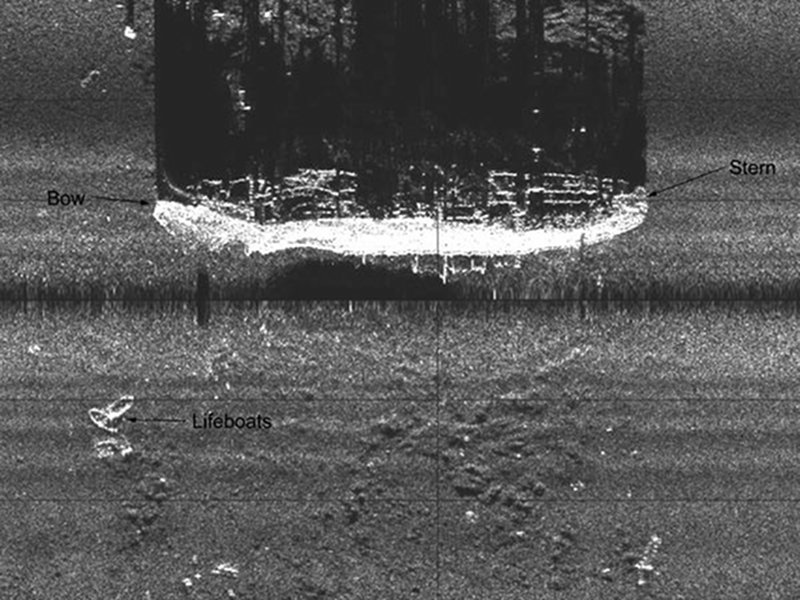
#> input picture backend/uploads/SONARIS-0967C888.jpeg, 800 x 600 px; its folder holds only this picture in this run
$ python -i demo_detector.py   (imports and definitions only)
#> lines starting #> are read from the running program, lines starting #| are printed output that depends on the picture; after the words box and inside, x2 and y2 are one past the last pixel; in counts of white or black regions, pixels touching at a corner belong together
"""
SONARIS Demo Detector (DEMO_INFERENCE)

This is NOT a trained AI model. It is a deterministic, rule-based computer
vision pipeline that finds high-contrast blobs against the seabed background
(a common heuristic in classic sonar image processing) and reports them as
"candidate anomalies". It exists so the full SONARIS pipeline can be
demonstrated end-to-end when no trained detection model is available.

Every detection produced here MUST be labelled analysis_mode="DEMO_INFERENCE"
by the caller. This module never claims to be a trained model.
"""
import cv2
import numpy as np

from config import CONFIDENCE_THRESHOLD

MIN_CONTOUR_AREA = 150  # px^2 - ignore speckle-sized noise
MAX_DETECTIONS = 8


def detect_candidates(normalized_image_path):
    """
    Deterministic anomaly-candidate detection on a preprocessed (normalized)
    grayscale sonar image.

    Approach (fully deterministic, no randomness):
      1. Adaptive threshold to isolate high/low intensity blobs vs. background.
      2. Morphological cleanup to remove speckle noise.
      3. Contour extraction -> bounding boxes.
      4. A confidence proxy is derived from contour properties (contrast,
         solidity, size) -- this is a heuristic score, NOT a trained model's
         learned confidence, and is clearly documented as such.
      5. Object class is assigned via simple deterministic shape/size rules
         when a rule confidently applies; otherwise "Unknown Anomaly".

    Returns: list of {"object_class", "confidence", "bbox": (x, y, w, h)}
    """
#> called with normalized_image_path = '../uploads/SONARIS-0967C888.jpeg'
    img = cv2.imread(normalized_image_path, cv2.IMREAD_GRAYSCALE)
#> img is the input picture: shape (600, 800); min 0, max 255, mean 85.9
    if img is None:
        return []

    h, w = img.shape[:2]
#> h = 600; w = 800

    # Adaptive threshold highlights local intensity anomalies against the
    # seabed texture better than a single global threshold.
    thresh = cv2.adaptiveThreshold(
        img, 255,
        cv2.ADAPTIVE_THRESH_GAUSSIAN_C, cv2.THRESH_BINARY_INV,
        blockSize=35, C=7,
    )
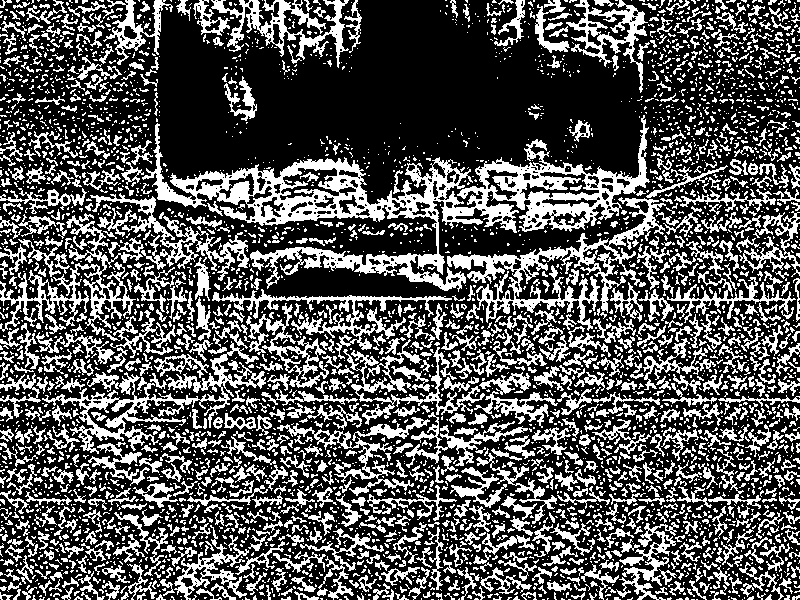
#> thresh: shape (600, 800); 33.4% white; 4267 white regions (3221 under 20 px), largest, box (x1, y1, x2, y2) and area: (142, 115, 650, 292) 18961, (447, 197, 666, 331) 5837, (42, 341, 266, 454) 4392

    kernel = cv2.getStructuringElement(cv2.MORPH_ELLIPSE, (5, 5))
    cleaned = cv2.morphologyEx(thresh, cv2.MORPH_OPEN, kernel, iterations=1)
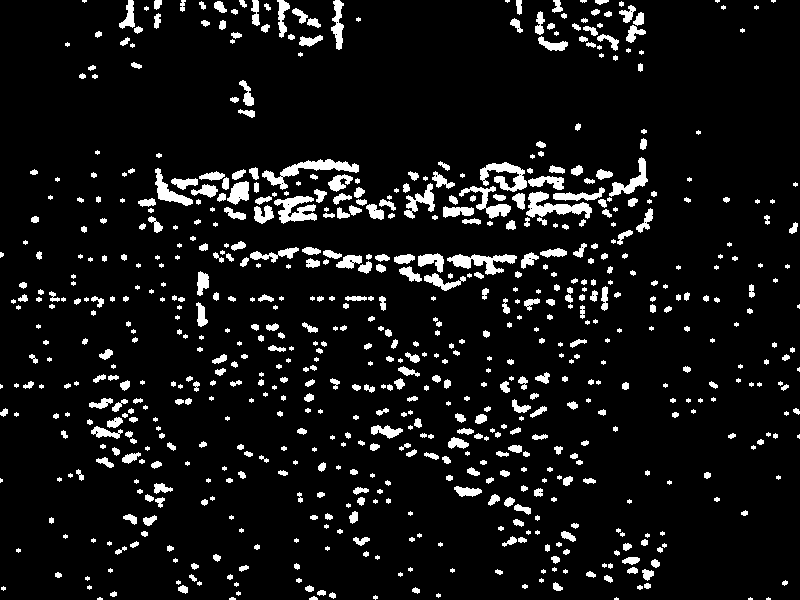
#> cleaned: shape (600, 800); 7.9% white; 721 white regions (236 under 20 px), largest, box (x1, y1, x2, y2) and area: (262, 159, 359, 190) 869, (526, 191, 592, 219) 800, (480, 162, 527, 192) 700
    cleaned = cv2.morphologyEx(cleaned, cv2.MORPH_CLOSE, kernel, iterations=2)
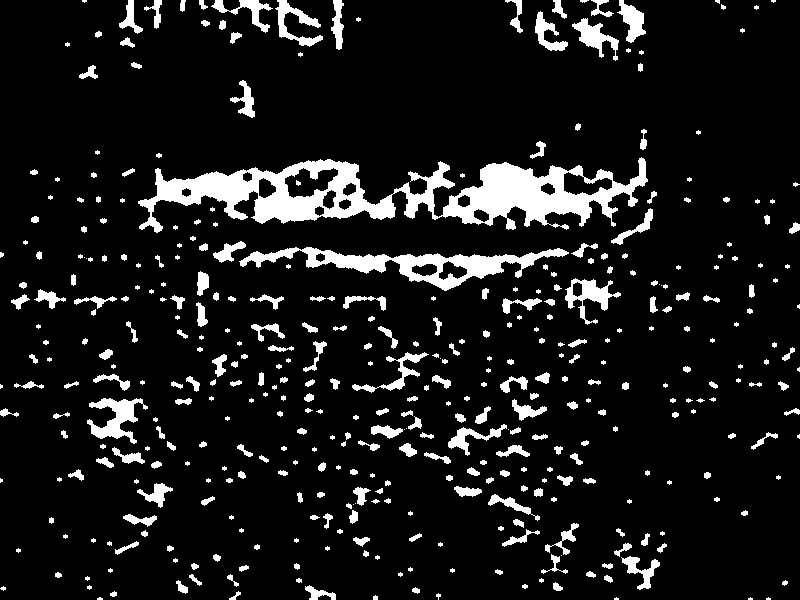
#> cleaned: shape (600, 800); 10.1% white; 421 white regions (141 under 20 px)

    contours, _ = cv2.findContours(cleaned, cv2.RETR_EXTERNAL, cv2.CHAIN_APPROX_SIMPLE)
#> contours = 420 contours, 212 with area under 20; largest, box (x1, y1, x2, y2) and area: (138, 157, 648, 233) 17442, (239, 247, 569, 291) 4522, (87, 398, 148, 444) 1056, (565, 278, 621, 325) 894, (275, 0, 323, 47) 671

    candidates = []
    for c in contours:
        area = cv2.contourArea(c)
        if area < MIN_CONTOUR_AREA:
            continue

        x, y, bw, bh = cv2.boundingRect(c)

        # Ignore boxes that essentially cover the whole frame (likely a global
        # lighting artifact, not a discrete object).
        if bw * bh > 0.6 * (w * h):
            continue

        # --- Heuristic confidence proxy -------------------------------
        # Combines contour solidity (how "blob-like" vs. noisy the shape is)
        # and local contrast between the object region and its surrounding
        # background. This is a transparent, deterministic formula -- not a
        # learned probability.
        hull = cv2.convexHull(c)
        hull_area = cv2.contourArea(hull) or 1.0
        solidity = float(area) / float(hull_area)

        pad = 6
        y0, y1 = max(0, y - pad), min(h, y + bh + pad)
        x0, x1 = max(0, x - pad), min(w, x + bw + pad)
        region = img[y:y + bh, x:x + bw]
        surround = img[y0:y1, x0:x1]

        region_mean = float(np.mean(region)) if region.size else 0.0
        surround_mean = float(np.mean(surround)) if surround.size else 0.0
        contrast = abs(region_mean - surround_mean) / 255.0

        confidence = float(np.clip(0.35 * solidity + 0.65 * contrast + 0.15, 0.0, 0.99))
        confidence = round(confidence, 2)

        if confidence < CONFIDENCE_THRESHOLD:
            continue

        # --- Deterministic, conservative shape-based classification ----
        aspect_ratio = bw / bh if bh else 0
        object_class = _classify_shape(aspect_ratio, area, solidity)

        candidates.append({
            "object_class": object_class,
            "confidence": confidence,
            "bbox": (float(x), float(y), float(bw), float(bh)),
        })
#> this loop made 11 passes
#> area on passes 7 to 9: 27.5, 20.5, 26.5
#> (area, x, y, bw, bh, hull_area, solidity, pad) on pass 11: (173, 305, 585, 31, 15, 294, 0.588, 6)
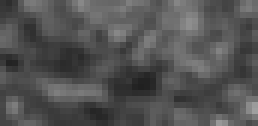
#> surround: shape (21, 43) (shown 6 times larger); min 32, max 159, mean 82.9
#> after the loop, candidates = []

    # Keep the strongest candidates only, sorted by confidence desc.
    candidates.sort(key=lambda d: d["confidence"], reverse=True)
    return candidates[:MAX_DETECTIONS]


def _classify_shape(aspect_ratio, area, solidity):
    """
    Very conservative, deterministic shape heuristic. Since this is not a
    trained classifier, it defaults to "Unknown Anomaly" unless a shape
    pattern is a strong, explainable match -- avoiding false specificity.
    """
    if solidity < 0.55:
        # Irregular, scattered shape -> could be a ghost net / debris tangle.
        return "Marine Debris"
    if aspect_ratio > 3.5 or aspect_ratio < 0.28:
        # Long, thin, elongated object.
        return "Submarine Pipeline"
    if 0.8 <= aspect_ratio <= 1.25 and area < 2000:
        # Small, roughly circular/cylindrical blob.
        return "Mine/Cylinder-like Object"
    return "Unknown Anomaly"

#> (the run stopped early here; a loop or call above may not have finished)
